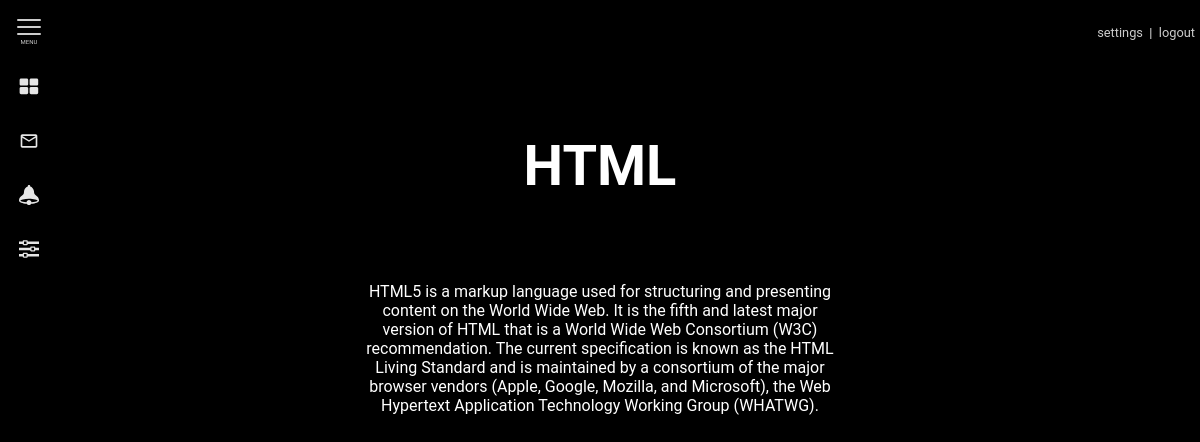
//Html, run on the app's committed database.
### web/models.py (models this page shows, shortened)
class Topics(models.Model):
    subject = models.ForeignKey(Subjects, on_delete=models.SET_NULL, null=True, blank=True)
    topic_name = models.CharField(primary_key=True, max_length=50, default='none')
    details = models.TextField(null=True, blank=True)
    i_frame = EmbedVideoField(null=True, blank=True)

### web/views.py (the view)
# urls.py: path('/<str:n>', views.topic, name='topic'),
def topic(request, n):
    vid = Topics.objects.get(pk=n)
    context = {
        'a': vid
    }
    return render(request, 'topic.html', context)

### templates/topic.html (shortened to what this page needs)
{% extends 'index.html' %}
{% load embed_video_tags %}
{% load static %}
{% block content %}
    <br><br><br><br><br>
<h1>{{a.topic_name}}</h1>
<br>
<div class="details">{{a.details}}</div>
{% endblock content %}

### static/css/main.css (style rules this page uses)
html { font-family: 'Lato', sans-serif; }
html { font-family: 'Roboto', sans-serif; }
body { margin: 0; overflow-x: hidden; height: 100vh; width: 100vw; background-color: #000000; color: #ffffff; }
body { scrollbar-base-color: #ffffff; scrollbar-3dlight-color: rgb(255, 255, 255); scrollbar-highlight-color: #ffffff; scrollbar-track-color: #ffffff; scrollbar-arrow-color: #ffffff; scrollbar-shadow-color: #ffffff; scrollbar-dark-shadow-color: #ffffff; -ms-overflow-style: -ms-autohiding-scrollbar; }
h1 { font-size: 7vh; margin-bottom: 5vh; text-transform: uppercase; }
.details { width: 40%; padding-top: 3vh; }

### data on the page
Topics: topic_name "HTML", details "HTML5 is a markup language used for structuring and presenting content on the World Wide Web. It is the fifth and latest major version of HTML that is a World Wide Web Consortium (W3C) recommendation. The current specification is known as the HTML Living Standard and is maintained by a consortium of the major browser vendors (Apple, Google, Mozilla, and Microsoft), the Web Hypertext Application Technology Working Group (WHATWG)."
